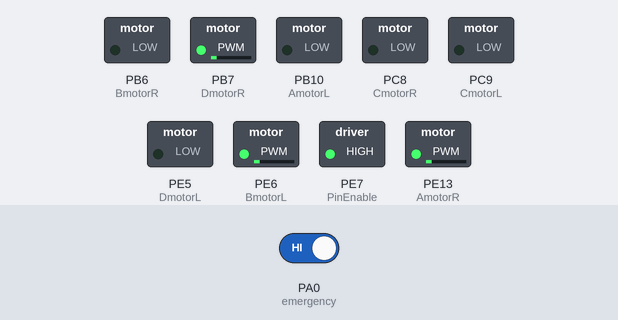
Recording of a sketch running on a simulated STM32 Blue Pill. On the bench: switched loads named in the sketch (green lamp = pin HIGH). Inputs (shaded band) come from the test bench; at power-on: PA0 (emergency) HIGH. What the sketch prints to the serial monitor is not drawn.

Above: at 1.2 s.
1.3 s: PA0 (emergency) driven LOW
At 2.4 s:
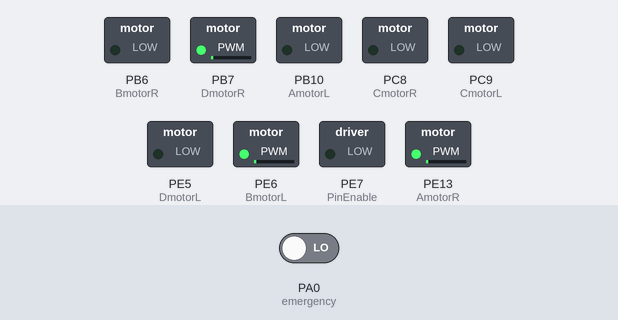
Timing chart, 0 to 4.3 s (numbered marks = the images above; inputs shaded):
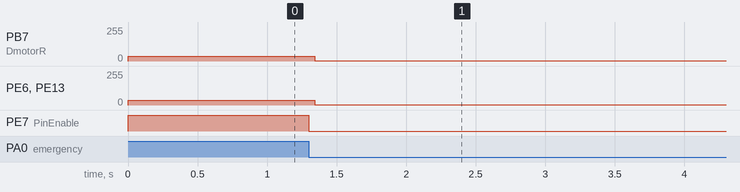

The sketch:

Holonomic_Roda_4.ino
```cpp
// =========== DEFINE PIN =================================
#define AmotorR PE13
#define AmotorL PB10
#define BmotorL PE6
#define BmotorR PB6
#define CmotorR PC8
#define CmotorL PC9
#define DmotorR PB7
#define DmotorL PE5

#define AmotorENC PC15
#define BmotorENC PE4
#define CmotorENC PE3
#define DmotorENC PE2

#define PinEnable PE7
#define emergency PA0

//============ DEFINE VARIABEL BUAT PID ===================
float Kp = 1.0;
float Ki = 0.0;
float Kd = 0.0;

// ========== FUNGSI HOLONOMIC =============================
void holonomic(float vx, float vy, float vz) {
    float SpeedA = (-0.35 * vx) + (0.35 * vy) + (0.25 * vz);
    float SpeedB = (-0.35 * vx) + (-0.35 * vy) + (0.25 * vz);
    float SpeedC = (0.35 * vx) + (-0.35 * vy) + (0.25 * vz);
    float SpeedD = (0.35 * vx) + (0.35 * vy) + (0.25 * vz);

    Serial.print("A: "); Serial.print(SpeedA);
    Serial.print(" B: "); Serial.print(SpeedB);
    Serial.print(" C: "); Serial.print(SpeedC);
    Serial.print(" D: "); Serial.println(SpeedD);

    // ========= Mengendalikan Motor ========
    controlMotor(AmotorR, AmotorL, SpeedA);
    controlMotor(BmotorR, BmotorL, SpeedB);
    controlMotor(CmotorR, CmotorL, SpeedC);
    controlMotor(DmotorR, DmotorL, SpeedD);
}
// ========= FUNGSI GERAKIN MOTOR DARI HOLONOMIC =======
void controlMotor(int motorR, int motorL, float speed) {
    int pwmValue = abs(speed) * 100;

    if (speed > 0) {
        analogWrite(motorR, pwmValue);
        analogWrite(motorL, 0);
    } else if (speed < 0) {
        analogWrite(motorR, 0);
        analogWrite(motorL, pwmValue);
    } else {
        analogWrite(motorR, 0);
        analogWrite(motorL, 0);
    }
}

void setup() {
    Serial.begin(9600);
    Serial.println("hai");
    pinMode(AmotorR, OUTPUT);
    pinMode(AmotorL, OUTPUT);
    pinMode(BmotorR, OUTPUT);
    pinMode(BmotorL, OUTPUT);
    pinMode(CmotorR, OUTPUT);
    pinMode(CmotorL, OUTPUT);
    pinMode(DmotorR, OUTPUT);
    pinMode(DmotorL, OUTPUT);
    pinMode(PinEnable, OUTPUT);
    pinMode(emergency, INPUT);
}

void loop() {
    // =========== Gerakan XYZ ============
    float x = 0;
    float y = 1;
    float z = 0;
    holonomic(x, y, z);

    // ========= Tombol Emergency =========
    if (digitalRead(emergency) == LOW) {
        digitalWrite(PinEnable, LOW);
        analogWrite(AmotorR, 0);
        analogWrite(BmotorR, 0);
        analogWrite(CmotorR, 0);
        analogWrite(DmotorR, 0);
        analogWrite(AmotorL, 0);
        analogWrite(BmotorL, 0);
        analogWrite(CmotorL, 0);
        analogWrite(DmotorL, 0);
    } else {
        digitalWrite(PinEnable, HIGH);
    }
    // ====================================
}
```

Measured:
- after the input at 1.3 s, PB7 (DmotorR): 35/255 → 2/255 at once; PE6 (BmotorL), PE13 (AmotorR): 35/255 → 3/255 at once; PE7 (PinEnable): HIGH → LOW at once
